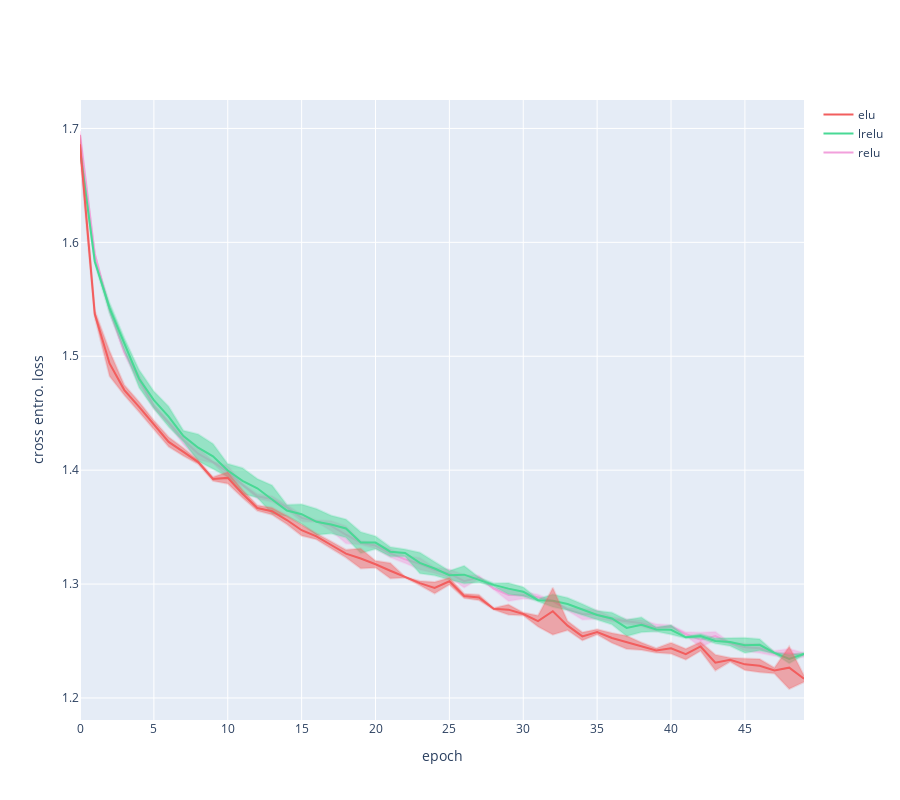

The code cell stored with this chart in its notebook:
### Code cell
fig = go.Figure()

fig.add_trace(go.Scatter(x=x,
                         y=test_1_loss['relu loss'] + test_1_loss_std['relu loss'],
                         fill=None,
                         mode='lines',
                         line_color='rgba(242, 160, 220,0.2)',
                         hoverinfo="skip",
                         showlegend=False))
fig.add_trace(go.Scatter(x=x,
                         y=test_1_loss['relu loss'] - test_1_loss_std['relu loss'],
                         fill='tonexty',  # fill area between trace0 and trace1
                         mode='lines',
                         line_color='rgba(242, 160, 220,0.2)',
                         hoverinfo="skip",
                         showlegend=False))
fig.add_trace(go.Scatter(x=x,
                         y=test_1_loss['relu loss'],
                         line=dict(color='rgb(242, 160, 220)'),
                         mode='lines',
                         name='relu'
                         ))

fig.add_trace(go.Scatter(x=x,
                         y=test_1_loss['lrelu loss'] + test_1_loss_std['lrelu loss'],
                         fill=None,
                         mode='lines',
                         line_color='rgba(72, 217, 149,0.2)',
                         hoverinfo="skip",
                         showlegend=False))
fig.add_trace(go.Scatter(x=x,
                         y=test_1_loss['lrelu loss'] - test_1_loss_std['lrelu loss'],
                         fill='tonexty',  # fill area between trace0 and trace1
                         mode='lines',
                         line_color='rgba(72, 217, 149,0.2)',
                         hoverinfo="skip",
                         showlegend=False))
fig.add_trace(go.Scatter(x=x,
                         y=test_1_loss['lrelu loss'],
                         line=dict(color='rgb(72, 217, 149)'),
                         mode='lines',
                         name='lrelu'
                         ))

fig.add_trace(go.Scatter(x=x,
                         y=test_1_loss['elu loss'] + test_1_loss_std['elu loss'],
                         fill=None,
                         mode='lines',
                         line_color='rgba(242, 94, 94, 0.2)',
                         hoverinfo="skip",
                         showlegend=False))
fig.add_trace(go.Scatter(x=x,
                         y=test_1_loss['elu loss'] - test_1_loss_std['elu loss'],
                         fill='tonexty',  # fill area between trace0 and trace1
                         mode='lines',
                         line_color='rgba(242, 94, 94, 0.2)',
                         hoverinfo="skip",
                         showlegend=False))
fig.add_trace(go.Scatter(x=x,
                         y=test_1_loss['elu loss'],
                         line=dict(color='rgb(242, 94, 94)'),
                         mode='lines',
                         name='elu'
                         ))

fig.update_layout(height=800,
                  yaxis_title='cross entro. loss',
                  xaxis_title='epoch')

fig.write_json('../../../images/activation/elus/test-1-loss.html')
fig.write_image('../../../images/activation/elus/test-1-loss.jpg')

fig.show()

### Figure 1 — Plotly figure (JSON) as saved in the notebook; plotly's stock layout.template omitted (floating-point values rounded to 4 significant figures)
{"data": [{"hoverinfo": "skip", "line": {"color": "rgba(242, 160, 220,0.2)"}, "mode": "lines", "showlegend": false, "x": [0, 1, 2, 3, 4, 5, 6, 7, 8, 9, 10, 11, 12, 13, 14, 15, 16, 17, 18, 19, 20, 21, 22, 23, 24, 25, 26, 27, 28, 29, 30, 31, 32, 33, 34, 35, 36, 37, 38, 39, 40, 41, 42, 43, 44, 45, 46, 47, 48, 49], "y": [1.698, 1.59, 1.544, 1.506, 1.484, 1.458, 1.444, 1.431, 1.42, 1.408, 1.404, 1.388, 1.379, 1.377, 1.37, 1.361, 1.356, 1.356, 1.351, 1.338, 1.336, 1.331, 1.325, 1.323, 1.315, 1.313, 1.308, 1.308, 1.297, 1.296, 1.293, 1.291, 1.286, 1.279, 1.279, 1.277, 1.271, 1.269, 1.268, 1.265, 1.264, 1.258, 1.257, 1.258, 1.249, 1.248, 1.248, 1.241, 1.243, 1.24], "type": "scatter"}, {"fill": "tonexty", "hoverinfo": "skip", "line": {"color": "rgba(242, 160, 220,0.2)"}, "mode": "lines", "showlegend": false, "x": [0, 1, 2, 3, 4, 5, 6, 7, 8, 9, 10, 11, 12, 13, 14, 15, 16, 17, 18, 19, 20, 21, 22, 23, 24, 25, 26, 27, 28, 29, 30, 31, 32, 33, 34, 35, 36, 37, 38, 39, 40, 41, 42, 43, 44, 45, 46, 47, 48, 49], "y": [1.691, 1.59, 1.539, 1.501, 1.476, 1.454, 1.44, 1.422, 1.409, 1.406, 1.393, 1.386, 1.375, 1.372, 1.365, 1.355, 1.354, 1.347, 1.336, 1.334, 1.331, 1.323, 1.318, 1.312, 1.31, 1.306, 1.297, 1.304, 1.295, 1.285, 1.287, 1.286, 1.284, 1.276, 1.269, 1.269, 1.267, 1.265, 1.263, 1.258, 1.262, 1.254, 1.245, 1.251, 1.248, 1.241, 1.239, 1.237, 1.235, 1.236], "type": "scatter"}, {"line": {"color": "rgb(242, 160, 220)"}, "mode": "lines", "name": "relu", "x": [0, 1, 2, 3, 4, 5, 6, 7, 8, 9, 10, 11, 12, 13, 14, 15, 16, 17, 18, 19, 20, 21, 22, 23, 24, 25, 26, 27, 28, 29, 30, 31, 32, 33, 34, 35, 36, 37, 38, 39, 40, 41, 42, 43, 44, 45, 46, 47, 48, 49], "y": [1.694, 1.59, 1.541, 1.504, 1.48, 1.456, 1.442, 1.427, 1.414, 1.407, 1.399, 1.387, 1.377, 1.375, 1.367, 1.358, 1.355, 1.351, 1.343, 1.336, 1.334, 1.327, 1.322, 1.318, 1.312, 1.309, 1.302, 1.306, 1.296, 1.29, 1.29, 1.288, 1.285, 1.278, 1.274, 1.273, 1.269, 1.267, 1.266, 1.262, 1.263, 1.256, 1.251, 1.254, 1.248, 1.245, 1.244, 1.239, 1.239, 1.238], "type": "scatter"}, {"hoverinfo": "skip", "line": {"color": "rgba(72, 217, 149,0.2)"}, "mode": "lines", "showlegend": false, "x": [0, 1, 2, 3, 4, 5, 6, 7, 8, 9, 10, 11, 12, 13, 14, 15, 16, 17, 18, 19, 20, 21, 22, 23, 24, 25, 26, 27, 28, 29, 30, 31, 32, 33, 34, 35, 36, 37, 38, 39, 40, 41, 42, 43, 44, 45, 46, 47, 48, 49], "y": [1.684, 1.585, 1.547, 1.516, 1.488, 1.469, 1.456, 1.435, 1.432, 1.423, 1.406, 1.402, 1.392, 1.387, 1.37, 1.37, 1.366, 1.36, 1.357, 1.346, 1.342, 1.333, 1.331, 1.328, 1.32, 1.312, 1.316, 1.306, 1.301, 1.301, 1.297, 1.287, 1.291, 1.288, 1.283, 1.277, 1.275, 1.269, 1.271, 1.262, 1.264, 1.254, 1.256, 1.252, 1.253, 1.253, 1.252, 1.24, 1.238, 1.24], "type": "scatter"}, {"fill": "tonexty", "hoverinfo": "skip", "line": {"color": "rgba(72, 217, 149,0.2)"}, "mode": "lines", "showlegend": false, "x": [0, 1, 2, 3, 4, 5, 6, 7, 8, 9, 10, 11, 12, 13, 14, 15, 16, 17, 18, 19, 20, 21, 22, 23, 24, 25, 26, 27, 28, 29, 30, 31, 32, 33, 34, 35, 36, 37, 38, 39, 40, 41, 42, 43, 44, 45, 46, 47, 48, 49], "y": [1.678, 1.582, 1.538, 1.506, 1.472, 1.454, 1.438, 1.425, 1.408, 1.401, 1.394, 1.379, 1.376, 1.362, 1.359, 1.353, 1.343, 1.344, 1.341, 1.327, 1.331, 1.324, 1.324, 1.309, 1.308, 1.304, 1.301, 1.301, 1.298, 1.291, 1.289, 1.285, 1.28, 1.277, 1.273, 1.269, 1.264, 1.254, 1.258, 1.258, 1.256, 1.252, 1.252, 1.248, 1.246, 1.24, 1.242, 1.239, 1.23, 1.238], "type": "scatter"}, {"line": {"color": "rgb(72, 217, 149)"}, "mode": "lines", "name": "lrelu", "x": [0, 1, 2, 3, 4, 5, 6, 7, 8, 9, 10, 11, 12, 13, 14, 15, 16, 17, 18, 19, 20, 21, 22, 23, 24, 25, 26, 27, 28, 29, 30, 31, 32, 33, 34, 35, 36, 37, 38, 39, 40, 41, 42, 43, 44, 45, 46, 47, 48, 49], "y": [1.681, 1.583, 1.542, 1.511, 1.48, 1.462, 1.447, 1.43, 1.42, 1.412, 1.4, 1.391, 1.384, 1.374, 1.365, 1.361, 1.355, 1.352, 1.349, 1.336, 1.336, 1.328, 1.327, 1.319, 1.314, 1.308, 1.308, 1.304, 1.299, 1.296, 1.293, 1.286, 1.285, 1.283, 1.278, 1.273, 1.27, 1.261, 1.264, 1.26, 1.26, 1.253, 1.254, 1.25, 1.249, 1.246, 1.247, 1.24, 1.234, 1.239], "type": "scatter"}, {"hoverinfo": "skip", "line": {"color": "rgba(242, 94, 94, 0.2)"}, "mode": "lines", "showlegend": false, "x": [0, 1, 2, 3, 4, 5, 6, 7, 8, 9, 10, 11, 12, 13, 14, 15, 16, 17, 18, 19, 20, 21, 22, 23, 24, 25, 26, 27, 28, 29, 30, 31, 32, 33, 34, 35, 36, 37, 38, 39, 40, 41, 42, 43, 44, 45, 46, 47, 48, 49], "y": [1.694, 1.54, 1.505, 1.475, 1.46, 1.444, 1.429, 1.42, 1.409, 1.394, 1.398, 1.383, 1.369, 1.367, 1.36, 1.352, 1.344, 1.337, 1.33, 1.331, 1.32, 1.319, 1.306, 1.303, 1.302, 1.306, 1.291, 1.291, 1.279, 1.282, 1.275, 1.272, 1.297, 1.268, 1.258, 1.26, 1.257, 1.255, 1.249, 1.244, 1.249, 1.243, 1.249, 1.238, 1.235, 1.235, 1.234, 1.227, 1.245, 1.22], "type": "scatter"}, {"fill": "tonexty", "hoverinfo": "skip", "line": {"color": "rgba(242, 94, 94, 0.2)"}, "mode": "lines", "showlegend": false, "x": [0, 1, 2, 3, 4, 5, 6, 7, 8, 9, 10, 11, 12, 13, 14, 15, 16, 17, 18, 19, 20, 21, 22, 23, 24, 25, 26, 27, 28, 29, 30, 31, 32, 33, 34, 35, 36, 37, 38, 39, 40, 41, 42, 43, 44, 45, 46, 47, 48, 49], "y": [1.678, 1.534, 1.483, 1.466, 1.451, 1.436, 1.421, 1.412, 1.405, 1.391, 1.388, 1.376, 1.364, 1.361, 1.352, 1.342, 1.339, 1.331, 1.323, 1.314, 1.314, 1.305, 1.306, 1.299, 1.292, 1.299, 1.288, 1.286, 1.278, 1.273, 1.272, 1.263, 1.256, 1.259, 1.25, 1.256, 1.248, 1.243, 1.242, 1.24, 1.239, 1.234, 1.241, 1.224, 1.232, 1.224, 1.223, 1.222, 1.208, 1.214], "type": "scatter"}, {"line": {"color": "rgb(242, 94, 94)"}, "mode": "lines", "name": "elu", "x": [0, 1, 2, 3, 4, 5, 6, 7, 8, 9, 10, 11, 12, 13, 14, 15, 16, 17, 18, 19, 20, 21, 22, 23, 24, 25, 26, 27, 28, 29, 30, 31, 32, 33, 34, 35, 36, 37, 38, 39, 40, 41, 42, 43, 44, 45, 46, 47, 48, 49], "y": [1.686, 1.537, 1.494, 1.47, 1.456, 1.44, 1.425, 1.416, 1.407, 1.392, 1.393, 1.379, 1.367, 1.364, 1.356, 1.347, 1.342, 1.334, 1.327, 1.322, 1.317, 1.312, 1.306, 1.301, 1.297, 1.302, 1.29, 1.288, 1.278, 1.278, 1.274, 1.267, 1.276, 1.263, 1.254, 1.258, 1.253, 1.249, 1.245, 1.242, 1.244, 1.238, 1.245, 1.231, 1.233, 1.229, 1.228, 1.224, 1.227, 1.217], "type": "scatter"}], "layout": {"height": 800, "yaxis": {"title": {"text": "cross entro. loss"}}, "xaxis": {"title": {"text": "epoch"}}}}
